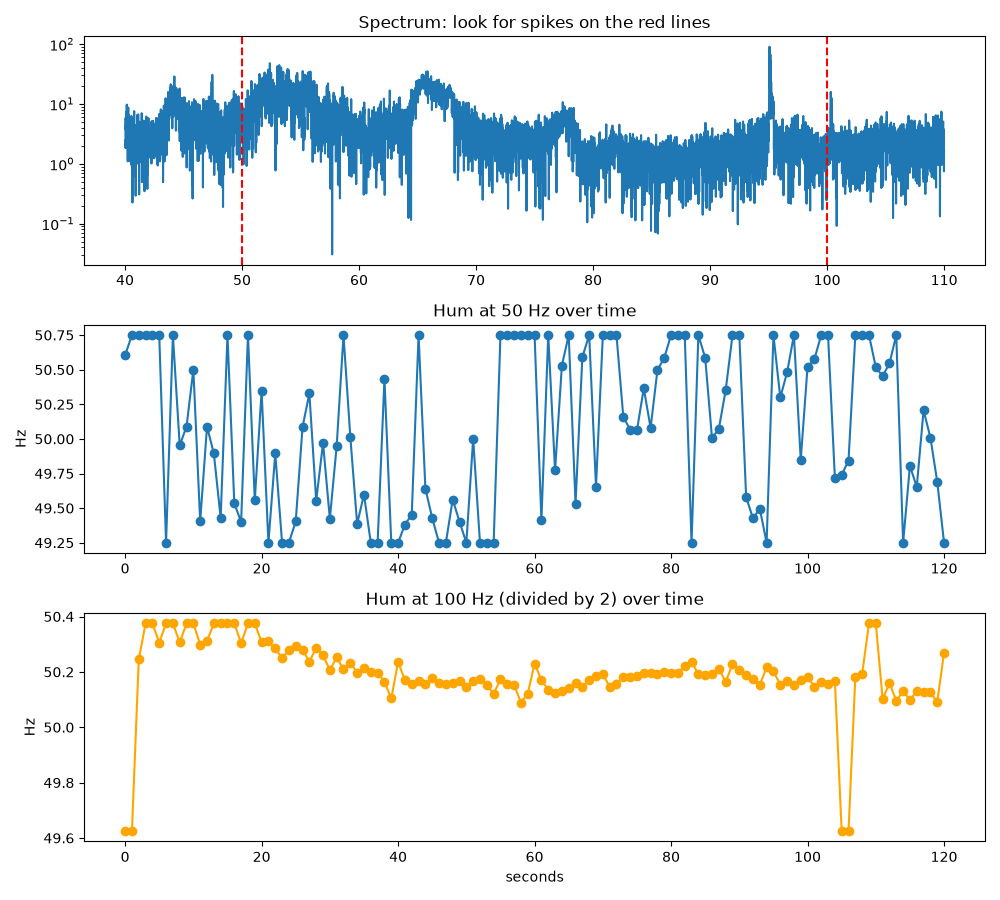

Write Python code to recreate this figure.
# GridPrint: hum test
# Record audio, then look for the power grid's hum at 50 Hz (and its echo at 100 Hz)

import numpy as np
import sounddevice as sd
from scipy.signal import stft
import matplotlib.pyplot as plt

FS = 8000        # samples per second (plenty for a 50 Hz hum)
SECONDS = 120     # how long to record

# ---------- 1. RECORD ----------
print(f"Recording {SECONDS} seconds... keep the laptop PLUGGED IN and the room quiet")
audio = sd.rec(int(FS * SECONDS), samplerate=FS, channels=1, dtype="float64")
sd.wait()
audio = audio[:, 0]
np.save(input("Name this recording (e.g. plugged / unplugged): ") + ".npy", audio)
print("Done recording")

# ---------- 2. WHOLE SPECTRUM: is there a spike at 50 or 100 Hz? ----------
spectrum = np.abs(np.fft.rfft(audio * np.hanning(len(audio))))
freqs = np.fft.rfftfreq(len(audio), 1 / FS)

# ---------- 3. HUM OVER TIME: does the frequency wobble? ----------
def hum_trace(audio, centre, window_s=4):
    """Track the exact hum frequency near `centre` Hz, every second."""
    f, t, Z = stft(audio, fs=FS, nperseg=FS * window_s, noverlap=FS * (window_s - 1))
    band = (f > centre - 1) & (f < centre + 1)
    fb, mag = f[band], np.abs(Z[band])
    step = fb[1] - fb[0]
    trace = []
    for col in mag.T:
        i = np.argmax(col)
        # parabolic interpolation: finds the peak BETWEEN frequency bins (more precise)
        if 0 < i < len(col) - 1:
            a, b, c = np.log(col[i - 1:i + 2] + 1e-12)
            shift = 0.5 * (a - c) / (a - 2 * b + c)
        else:
            shift = 0
        trace.append(fb[i] + shift * step)
    return t, np.array(trace)

t50, trace50 = hum_trace(audio, 50)
t100, trace100 = hum_trace(audio, 100)

# ---------- 4. PLOT ----------
fig, ax = plt.subplots(3, 1, figsize=(10, 9))

zoom = (freqs > 40) & (freqs < 110)
ax[0].semilogy(freqs[zoom], spectrum[zoom])
ax[0].axvline(50, color="r", ls="--"); ax[0].axvline(100, color="r", ls="--")
ax[0].set_title("Spectrum: look for spikes on the red lines")

ax[1].plot(t50, trace50, "o-")
ax[1].set_title("Hum at 50 Hz over time")
ax[1].set_ylabel("Hz")

ax[2].plot(t100, trace100 / 2, "o-", color="orange")
ax[2].set_title("Hum at 100 Hz (divided by 2) over time")
ax[2].set_ylabel("Hz"); ax[2].set_xlabel("seconds")

plt.tight_layout()
plt.savefig("hum_test.png")
plt.show()
